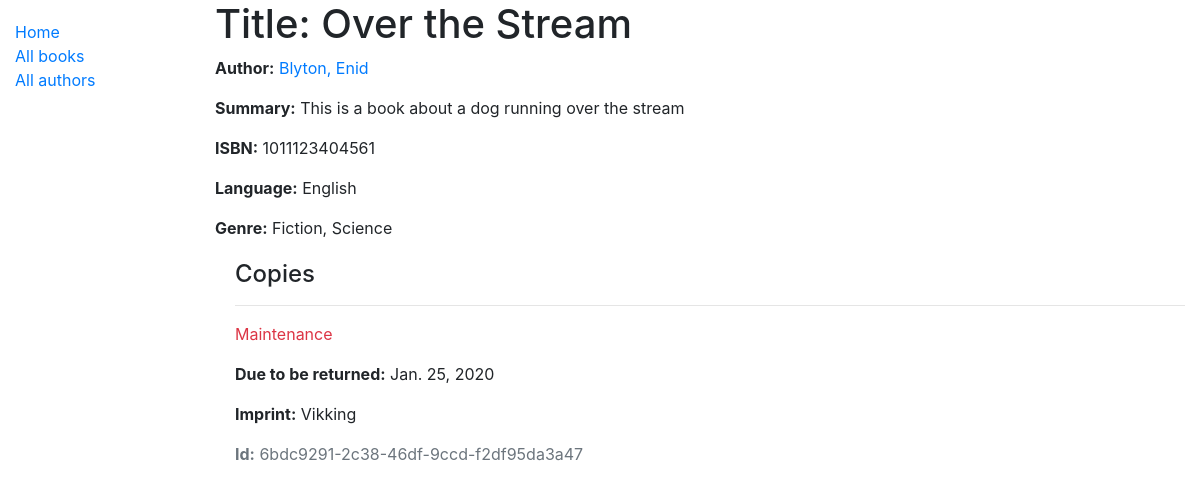
/catalog/book/1, run on the app's committed database.
### catalog/models.py (models this page shows, shortened)
class Book(models.Model):
    title = models.CharField(max_length=200)
    author = models.ForeignKey('Author', on_delete=models.SET_NULL, null=True)
    summary = models.TextField(max_length=1000, help_text='Enter a brief description of the book')
    isbn = models.CharField('ISBN', max_length=13, help_text='13 Character ISBN')
    genre = models.ManyToManyField(Genre, help_text='Select a genre for this book')
    language = models.ForeignKey('Language', on_delete=models.SET_NULL, null=True)
    def display_genre(self):
        """ Create a string for the Genre. This is required to display genre in Admin """
        return ', '.join(genre.name for genre in self.genre.all()[:3])
    display_genre.short_description = 'Genre'

class Author(models.Model):
    first_name = models.CharField(max_length=100)
    last_name = models.CharField(max_length=100)
    date_of_birth = models.DateField(null=True, blank=True)
    date_of_death = models.DateField('Died', null=True, blank=True)
    class Meta:
        ordering = ['last_name', 'first_name']
    def __str__(self):
        return f'{self.last_name}, {self.first_name}'

class Language(models.Model):
    name = models.CharField(max_length=200, help_text="Enter the book's language")
    def __str__(self):
        return self.name

class Genre(models.Model):
    name = models.CharField(max_length=200, help_text='Enter a book genre')
    def __str__(self):
        return self.name

class BookInstance(models.Model):
    id = models.UUIDField(primary_key=True, default=uuid.uuid4, help_text='Unique ID for this particular book')
    book = models.ForeignKey('Book', on_delete=models.SET_NULL, null=True)
    imprint = models.CharField(max_length=200)
    due_back = models.DateField(null=True, blank=True)
    LOAN_STATUS = (
        ('m', 'Maintenance'),
        ('o', 'On loan'),
        ('a', 'Available'),
        ('r', 'Reserved'),
    )
    status = models.CharField(
        max_length=1,
        choices=LOAN_STATUS,
        blank=True,
        default='m',
        help_text='Book availability',
    )
    class Meta:
        ordering = ['due_back']

### catalog/views.py (the view)
# urls.py: path('book/<int:pk>', views.BookDetailView.as_view(), name='book-detail'),
class BookDetailView(generic.DetailView):
    model = Book
    paginate_by = 10

### catalog/templates/catalog/book_detail.html
{% extends "base_generic.html" %}
{% block content %}
  <h1>Title: {{ book.title }}</h1>
  <p><strong>Author:</strong> <a href="">{{ book.author }}</a></p>
  <p><strong>Summary:</strong> {{ book.summary }}</p>
  <p><strong>ISBN:</strong> {{ book.isbn }}</p>
  <p><strong>Language:</strong> {{ book.language }}</p>
  <p><strong>Genre:</strong> {{ book.genre.all|join:", " }}</p>
  <div style="margin-left:20px;margin-top:20px">
    <h4>Copies</h4>
    {% for copy in book.bookinstance_set.all %}
      <hr>
      <p class="{% if copy.status == 'a' %}text-success{% elif copy.status == 'm' %}text-danger{% else %}text-warning{% endif %}">
        {{ copy.get_status_display }}
      </p>
      {% if copy.status != 'a' %}
        <p><strong>Due to be returned:</strong> {{ copy.due_back }}</p>
      {% endif %}
      <p><strong>Imprint:</strong> {{ copy.imprint }}</p>
      <p class="text-muted"><strong>Id:</strong> {{ copy.id }}</p>
    {% endfor %}
  </div>
{% endblock %}

### data on the page
Book: title "Over the Stream", author "Blyton, Enid", summary "This is a book about a dog running over the stream", isbn "1011123404561", language "English", genre.all "Fiction, Science"
BookInstance: status "Maintenance", due_back "Jan. 25, 2020", imprint "Vikking", id "6bdc9291-2c38-46df-9ccd-f2df95da3a47"
